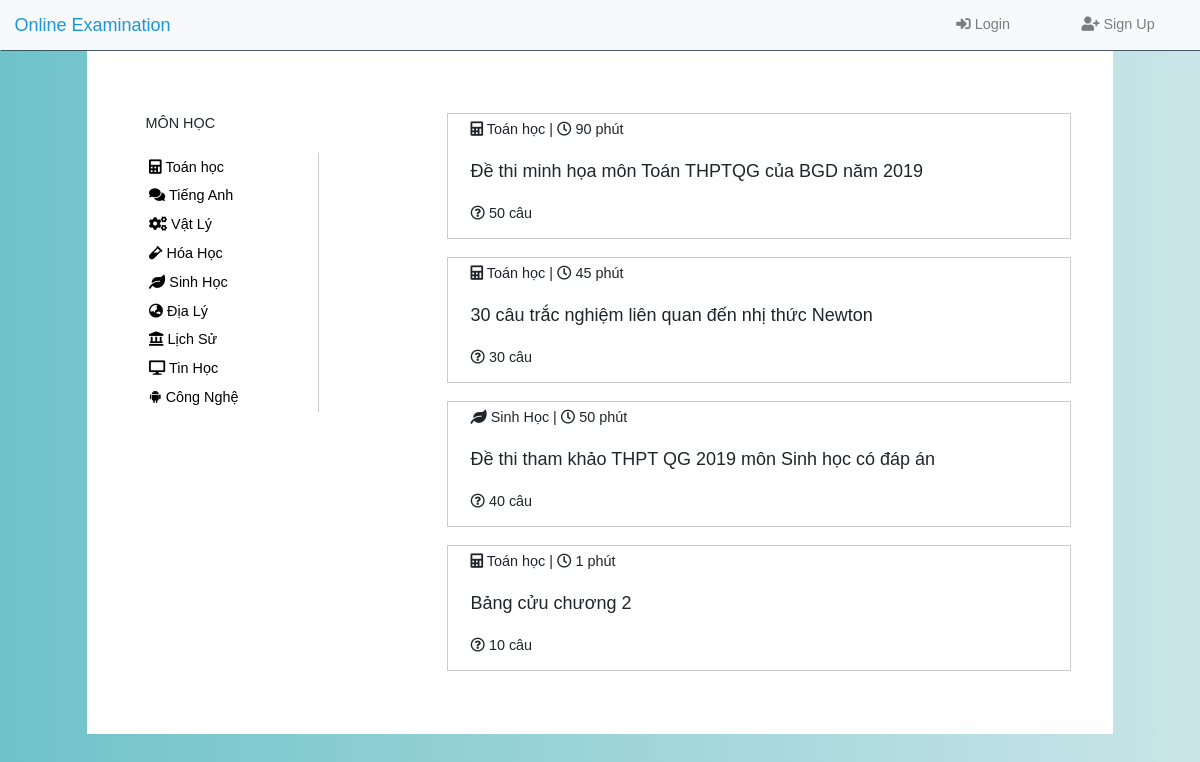
Page /Sources/index.php on the earlier database version.
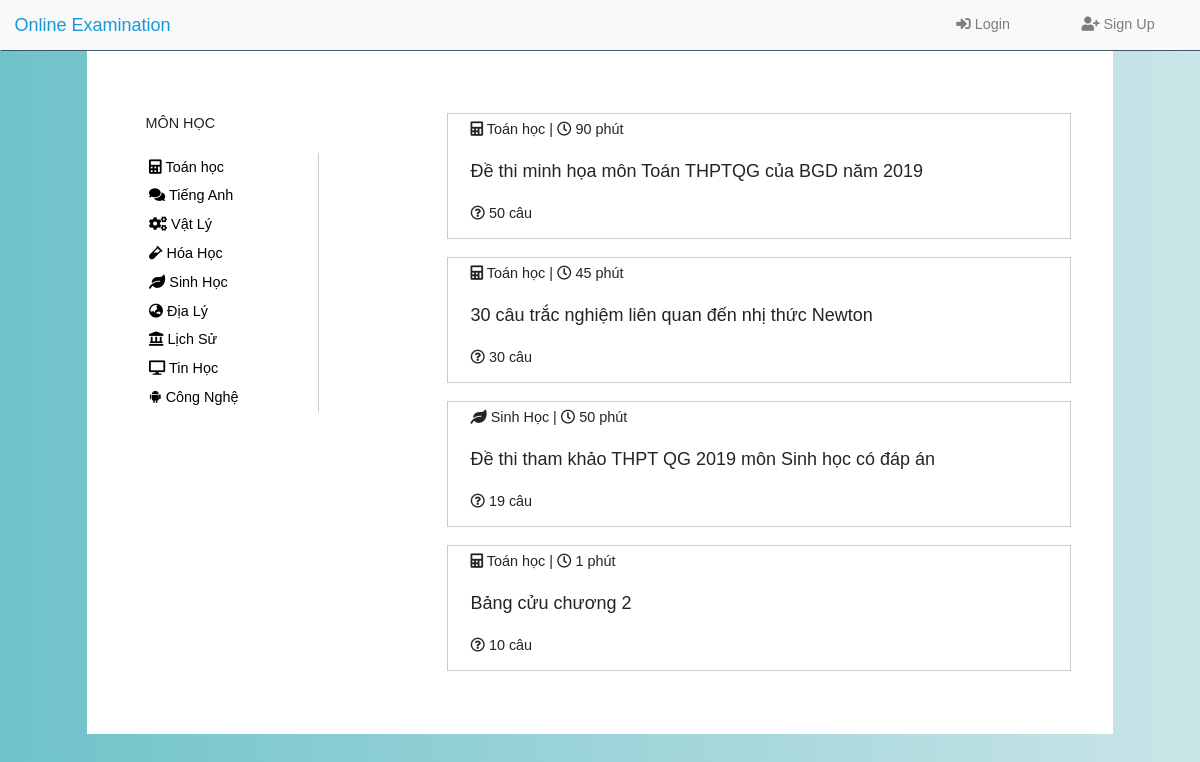
Same page on the later database version.
### tables this page shows
CREATE TABLE `exam` (
  `id` int(11) NOT NULL,
  `subject_id` int(11) DEFAULT NULL,
  `exam_name` text NOT NULL,
  `duration` tinyint(4) DEFAULT NULL COMMENT 'minutes',
  `number_of_questions` tinyint(11) DEFAULT NULL
);

### Sources/controllers/c_index.php (called while the page is built, shortened)
<?php
require_once('controllers/c_exam.php');
    class C_index
    {
        public function showIndexPage()
        {
            $c_exam = new C_exam();
            $allExams = $c_exam->allExams();
            $exam = $allExams["exams"];
            require_once('views/v_index.php');
        }
    }
?>

### Sources/config/core.php (called while the page is built, shortened)
<?php
$home_url="http://localhost:8888/CSE485_N0665/Sources/";
?>

### Sources/models/database.php (called while the page is built, shortened)
<?php
    class Database
    {
        protected $conn = '';
        protected $sql = '';
        public function __construct()
        {
            try
            {
                $this->conn = new PDO("mysql:host=".DB_HOST."; dbname=".DB_NAME, DB_USER, DB_PWD);
                $this->conn->exec("set names utf8");
            } catch(PDOException $ex){
                die($ex->getMessage());
            }
        }
        public function setQuery($sql)
        {
            $this->sql = $sql;
        }
        public function execute($options=array())
        {
            $this->cursor = $this->conn->prepare($this->sql);
            $this->cursor->execute();
            return $this->cursor;
        }
        public function loadAllRows($options=array())
        {
            if (!$options)
            {
                if (!$result = $this->execute())
                {
                    return false;
                }
            } else
            {
                if (!$result = $this->execute($options))
                {
                    return false;
                }
            }
            return $result->fetchAll(PDO::FETCH_OBJ);
        }
    }
?>

### Sources/controllers/c_exam.php (called while the page is built, shortened)
<?php
require_once("models/m_exam.php");
    class C_exam
    {
        public function allExams()
        {
            $m_exam = new M_exam();
            $exams = $m_exam->getAllExams();
            return array('exams'=>$exams);
        }
    }
?>

### Sources/models/m_exam.php (called while the page is built, shortened)
<?php
    include_once('models/database.php');
    class M_exam extends Database
    {
        public function getAllExams()
        {
            $sql = "SELECT * FROM exam";
            return $this->loadAllRows();
        }
    }
?>

### Sources/views/v_index.php (the view, shortened to what this page needs)
<?php
    include_once('views/layout/home_head.php');
    function whatSubject($subject_id)
    {
        switch($subject_id)
        {
            case 1:
                return '<i class="fas fa-calculator"></i> Toán học';
            case 2:
                return '<i class="fas fa-comments"></i> Tiếng Anh';
            case 3:
                return '<i class="fas fa-cogs"></i> Vật Lý';
            case 4:
                return '<i class="fas fa-vial"></i> Hóa Học';
            case 5:
                return '<i class="fas fa-leaf"></i> Sinh Học';
            case 6:
                return '<i class="fas fa-globe-asia"></i> Địa Lý';
            case 7:
                return '<i class="fas fa-landmark"></i> Lịch Sử';
            case 8:
                return '<i class="fas fa-desktop"></i> Tin Học';
            case 9:
                return '<i class="fab fa-android"></i> Công Nghệ';
        }
    }
?>
<link rel="stylesheet" href="public/css/style.css">
<div id="content" class="container">
    <div class="fixed-sidebar col-md-2">
        <span class="label">Môn Học</span>
        <ul class="sidebar">
            <?php for($i=1; $i<=9; $i++){?>
            <li class="subj-item">
                <a  href="<?php echo $home_url?>?subject_id=<?php echo $i ?>">
                    <?php echo whatSubject($i);?>
                </a>
            </li>
            <?php }?>
        </ul>
    </div>
    <div class="col-md-8 quiz-set">
        <?php for($i=0; $i<count($exam); $i++){?>
        <div class="quiz-item row">
            <div class="container col-md-10">
                <div class="row" style="margin-top:5px;">
                    <div class="col-md-12">
                        <?php echo whatSubject($exam[$i]->subject_id).' | <i class="far fa-clock"></i> '.$exam[$i]->duration.' phút'?>
                    </div>
                </div>
                <div class="row" style="margin:20px 0;">
                    <span style="font-size: 20px;">
                        <?php echo $exam[$i]->exam_name?>
                    </span>
                </div>
                <div class="row">
                    <div class="col-md-12">
                        <i class="far fa-question-circle"></i>
                        <?php echo ' '.$exam[$i]->number_of_questions.' câu'?>
                    </div>
                </div>
            </div>
        </div>
        <?php } ?>
    </div>
</div>
<?php include_once('views/layout/home_foot.php');?>

Differences in the rows shown:
changed exam "Đề thi tham khảo THPT QG 2019 môn Sinh học có đáp án": number_of_questions "40" → "19"
